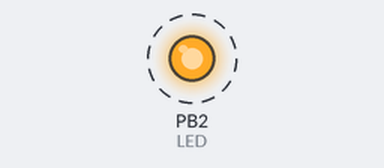
A program run on a simulated ATmega328P, built with avr-gcc and emulated at 5 MHz. Parts: output pins drawn as LEDs (lit = HIGH). Dashed ring = blinking.

Above: at 0.12 s.
Timing chart, 0 to 3.0 s (numbered marks = the images above):
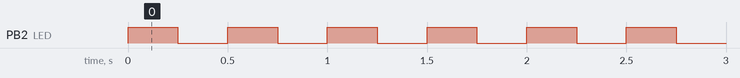

The program:

main.c
```c
/*
 * part1.c
 *
 * Created: 3/3/2018 3:55:55 PM
 * Author : Eilat
 */

#include <avr/io.h>
#define  F_CPU 5000000UL
#include <util/delay.h>


int main()
{
    DDRB = 0x04;		//set DE2 as an output
	PORTB = 0x00;		//initialize output to zero
    while (1)
    {
		PORTB |= (1<<2);	//turn on LED portb 2
		_delay_ms(250);		//delay of 0.25 seconds
		PORTB &= ~(1<<2);	//turn off the LED
		_delay_ms(250);		//delay of 0.25 seconds

    }
}
```

Measured:
- by itself, PB2 (LED): alternates HIGH for 0.25 s and LOW for 0.25 s
